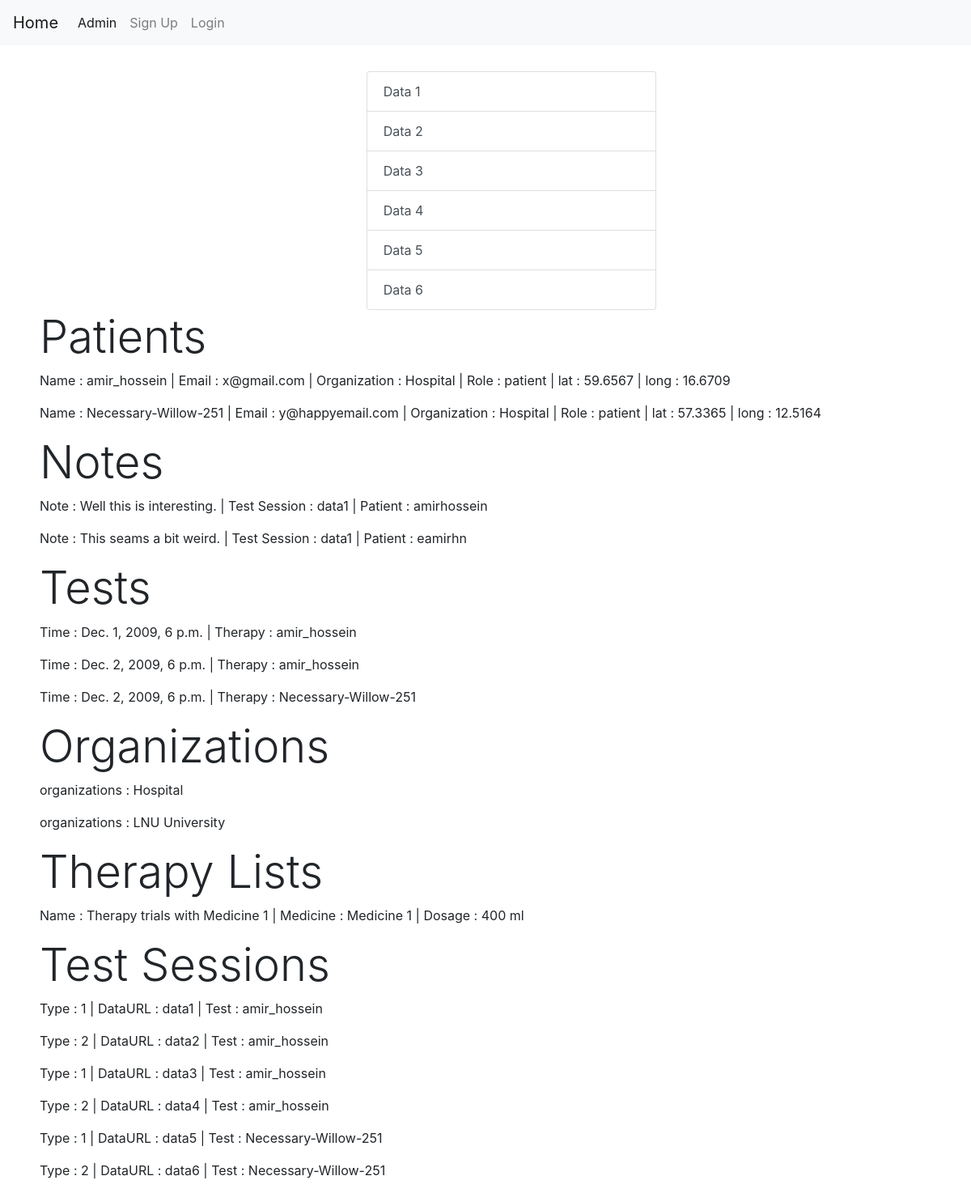
/physician/, run on the app's committed database.
### authenticate/models.py (models this page shows, shortened)
class User(models.Model):
    User = models.ForeignKey(User, on_delete=models.CASCADE,null=False)
    userID = models.IntegerField(primary_key=True,null=False)
    Role_IDrole = models.ForeignKey(
        Role, on_delete=models.CASCADE,null=False)
    Organization = models.ForeignKey(
        Organization, on_delete=models.CASCADE, null=False)
    email = models.EmailField(max_length=255)
    lat = models.FloatField(default=None,null=True,blank=True)
    long = models.FloatField(default=None,null=True,blank=True)
    provider = models.CharField(max_length=20,null=True,blank=True)

class Organization(models.Model):
    organizationID = models.IntegerField(primary_key=True,null=False)
    name = models.CharField(max_length=255,null = False)
    def __str__(self):
        return self.name

class Role(models.Model):
    roleID = models.IntegerField(primary_key=True,null=False)
    name = models.CharField(max_length=45,null = False)
    type = models.CharField(max_length=45,null = False)
    def __str__(self):
        return self.name

class Note(models.Model):
    noteID = models.IntegerField(primary_key=True,null=False)
    note = models.TextField()
    Test_Session_IDtest_session = models.ForeignKey(
    Test_Session, on_delete=models.CASCADE, blank=True, null=False)
    User_IDmed = models.ForeignKey(
    User, on_delete=models.CASCADE, blank=True, null=False)

class Test_Session(models.Model):
    test_SessionID = models.IntegerField(primary_key=True,null=False)
    test_type = models.IntegerField(null=False)
    DataURL = models.CharField(max_length=255,null = False)
    Test_IDtest = models.ForeignKey(
    Test, on_delete=models.CASCADE, blank=True, null=False)
    def __str__(self):
        return self.DataURL

class Test(models.Model):
    testID = models.IntegerField(primary_key=True,null=False)
    dateTime = models.DateTimeField(null=False)
    Therapy_IDtherapy = models.ForeignKey(
    Therapy, on_delete=models.CASCADE, blank=True, null=False)

class Therapy(models.Model):
    therapyID = models.IntegerField(primary_key=True,null=False)
    User_IDpatient = models.ForeignKey(
    User, on_delete=models.CASCADE, blank=True, null=False)
    User_IDmed = models.IntegerField(null=True)
    TherapyList_IDtherapylist = models.ForeignKey(
    Therapy_List, on_delete=models.CASCADE, blank=True, null=False)

class Therapy_List(models.Model):
    therapy_listID = models.IntegerField(primary_key=True,null=False)
    name = models.CharField(max_length=45,null = False)
    Medicine_IDmedicine = models.ForeignKey(
    Medicine, on_delete=models.CASCADE, blank=True, null=False)
    Dosage = models.CharField(max_length=45,null=False)

class Medicine(models.Model):
    medicineID = models.IntegerField(primary_key=True,null=False)
    name = models.CharField(max_length=45,null = False)
    def __str__(self):
        return self.name

### authenticate/views.py (the view)
# urls.py: path('physician/',physicianView,name='physician'),
def physicianView(request):
    context = User.objects.filter(Role_IDrole=1)
    arg = {'users':context,
    'note':Note.objects.all(),
    'tests':Test.objects.all(),
    'organization':Organization.objects.all(),
    'therapy_list':Therapy_List.objects.all(),
    'test_session':Test_Session.objects.all()}
    return render(request, 'authenticate/physician.html',arg)

### authenticate/templates/authenticate/physician.html (shortened to what this page needs)
{% extends 'homePage.html' %}
{%load static%}
{% load crispy_forms_tags %}
{% load socialaccount %}
{% block body %}
<div  class="container-md margin-c" >
    <div class="test row align-items-center row-cols-1">
        <div  class=" col-4 center-things">
            <div class="list-group">
                <a href="{% static 'data1.txt' %}" class="list-group-item list-group-item-action">Data 1</a>
                <a href="{% static 'data2.txt' %}" class="list-group-item list-group-item-action">Data 2</a>
                <a href="{% static 'data3.txt' %}" class="list-group-item list-group-item-action">Data 3</a>
                <a href="{% static 'data4.txt' %}" class="list-group-item list-group-item-action">Data 4</a>
                <a href="{% static 'data5.txt' %}" class="list-group-item list-group-item-action">Data 5</a>
                <a href="{% static 'data6.txt' %}" class="list-group-item list-group-item-action">Data 6</a>
            </div>
        </div>
    </div>
    <div class="row row-cols-1">
        <h1 class="display-4">Patients</h1>
    </div>
        {% for user in users %}
        <div class="row">
            <p>Name : {{user.User}} | Email : {{user.email}} | Organization : {{user.Organization}} | Role : {{user.Role_IDrole}} | lat : {{user.lat}} | long : {{user.long}}</p>
        </div>
        {%endfor%}
        <div class="row row-cols-1">
            <h1 class="display-4">Notes</h1>
        </div>
        {% for o in note %}
        <div class="row">
            <p>Note : {{o.note}} | Test Session : {{o.Test_Session_IDtest_session}} | Patient : {{o.User_IDmed}}</p>
        </div>
        {%endfor%}
        <div class="row row-cols-1">
            <h1 class="display-4">Tests</h1>
        </div>
        {% for o in tests %}
        <div class="row">
            <p>Time : {{o.dateTime}} | Therapy : {{o.Therapy_IDtherapy.User_IDpatient}}</p>
        </div>
        {%endfor%}
        <div class="row row-cols-1">
            <h1 class="display-4">Organizations</h1>
        </div>
        {% for o in organization %}
        <div class="row">
            <p>organizations : {{o.name}}</p>
        </div>
        {%endfor%}
        <div class="row row-cols-1">
            <h1 class="display-4">Therapy Lists</h1>
        </div>
        {% for o in therapy_list %}
        <div class="row">
            <p>Name : {{o.name}} | Medicine : {{o.Medicine_IDmedicine}} | Dosage : {{o.Dosage}}</p>
        </div>
        {%endfor%}
        <div class="row row-cols-1">
            <h1 class="display-4">Test Sessions</h1>
        </div>
        {% for o in test_session %}
        <div class="row">
            <p>Type : {{o.test_type}} | DataURL : {{o.DataURL}} | Test : {{o.Test_IDtest.Therapy_IDtherapy.User_IDpatient}}</p>
        </div>
        {%endfor%}
</div>
{% endblock body %}

### authenticate/static/style.css (style rules this page uses)
.center-things { margin-left: auto; margin-right: auto; }

### authenticate/templates/authenticate/physician.html (style rules this page uses)
.test { display:flex; margin-top:2rem; justify-content:center; align-items:center; }
.margin-c { display:flex; flex-direction:column; margin-left:4rem; }

### data on the page
User: User "amir_hossein", email "x@gmail.com", Organization "Hospital", Role_IDrole "patient", lat "59.6567", long "16.6709"
User: User "Necessary-Willow-251", email "y@happyemail.com", Organization "Hospital", Role_IDrole "patient", lat "57.3365", long "12.5164"
Note: note "Well this is interesting.", Test_Session_IDtest_session "data1", User_IDmed "amirhossein"
Note: note "This seams a bit weird.", Test_Session_IDtest_session "data1", User_IDmed "eamirhn"
Test: dateTime "Dec. 1, 2009, 6 p.m.", Therapy_IDtherapy.User_IDpatient "amir_hossein"
Test: dateTime "Dec. 2, 2009, 6 p.m.", Therapy_IDtherapy.User_IDpatient "amir_hossein"
Test: dateTime "Dec. 2, 2009, 6 p.m.", Therapy_IDtherapy.User_IDpatient "Necessary-Willow-251"
Organization: name "Hospital"
Organization: name "LNU University"
Therapy_List: name "Therapy trials with Medicine 1", Medicine_IDmedicine "Medicine 1", Dosage "400 ml"
Test_Session: test_type "1", DataURL "data1", Test_IDtest.Therapy_IDtherapy.User_IDpatient "amir_hossein"
Test_Session: test_type "2", DataURL "data2", Test_IDtest.Therapy_IDtherapy.User_IDpatient "amir_hossein"
Test_Session: test_type "1", DataURL "data3", Test_IDtest.Therapy_IDtherapy.User_IDpatient "amir_hossein"
Test_Session: test_type "2", DataURL "data4", Test_IDtest.Therapy_IDtherapy.User_IDpatient "amir_hossein"
Test_Session: test_type "1", DataURL "data5", Test_IDtest.Therapy_IDtherapy.User_IDpatient "Necessary-Willow-251"
Test_Session: test_type "2", DataURL "data6", Test_IDtest.Therapy_IDtherapy.User_IDpatient "Necessary-Willow-251"
